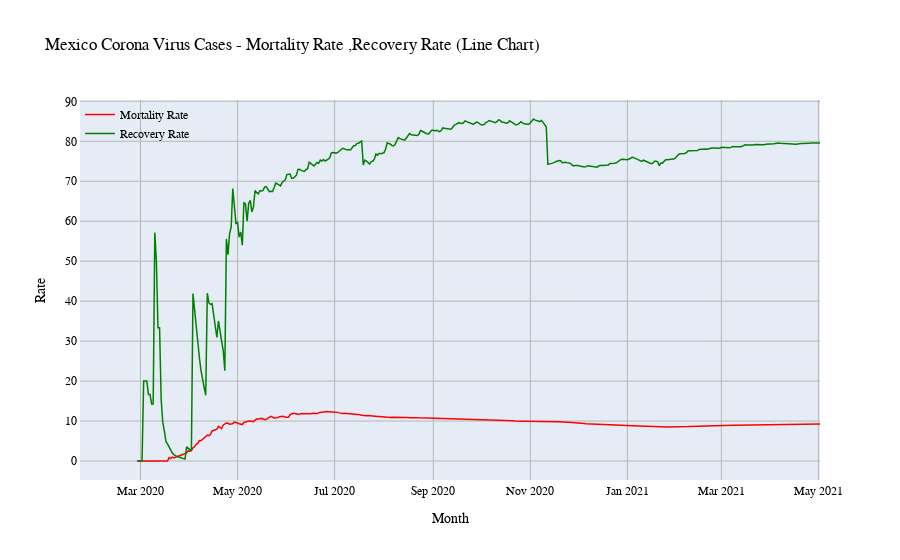

The notebook cell saved with this chart:
### Code cell
# function for mortlity and recovery rate for countries
def plot_country_mor_rec_rate(country_datewise_mor_rec, country_name):
    trace1 = go.Scatter(x = country_datewise_mor_rec.index,
              y = country_datewise_mor_rec['Mortality Rate'],
              name = 'Mortality Rate',
              mode='lines',
              line=dict(color='red', width=1.5))

    trace2 = go.Scatter(x = country_datewise_mor_rec.index,
              y = country_datewise_mor_rec['Recovery Rate'],
              name = 'Recovery Rate',
              mode='lines',
              line=dict(color='green', width=1.5))

    layout = go.Layout(title = "{} Corona Virus Cases - Mortality Rate ,Recovery Rate (Line Chart)".format(country_name),
                  xaxis = dict(title='Month',zeroline= False,
                         gridcolor='rgb(183,183,183)',showline=True),
                  yaxis = dict(title='Rate',zeroline= False,
                            gridcolor='rgb(183,183,183)',showline=True),
                  font = dict(family='Courier New, monospace', size=12, color='rgb(0,0,0)'),
                  legend=dict(x=0, y=1.0, bgcolor='rgba(255, 255, 255, 0)', bordercolor='rgba(255, 255, 255, 0)'),
    )

    data = [trace1, trace2]
    fig = go.Figure(data = data, layout = layout)
    iplot(fig)


# covid_rates_mex = all_rate(country_data_datewise(country_data('Mexico')))

plot_country_mor_rec_rate(covid_rates_mex,'Mexico')

### Figure 1 — Plotly figure (JSON) as saved in the notebook; plotly's stock layout.template omitted (floating-point values rounded to 4 significant figures; data arrays with more than 128 entries replaced by an {"elided": "..."} marker saying what was removed)
{"data": [{"line": {"color": "red", "width": 1.5}, "mode": "lines", "name": "Mortality Rate", "type": "scatter", "x": {"elided": "431 str values"}, "y": {"elided": "431 float values"}}, {"line": {"color": "green", "width": 1.5}, "mode": "lines", "name": "Recovery Rate", "type": "scatter", "x": {"elided": "431 str values"}, "y": {"elided": "431 float values"}}], "layout": {"font": {"color": "rgb(0,0,0)", "family": "Courier New, monospace", "size": 12}, "legend": {"bgcolor": "rgba(255, 255, 255, 0)", "bordercolor": "rgba(255, 255, 255, 0)", "x": 0, "y": 1}, "title": {"text": "Mexico Corona Virus Cases - Mortality Rate ,Recovery Rate (Line Chart)"}, "xaxis": {"gridcolor": "rgb(183,183,183)", "showline": true, "title": {"text": "Month"}, "zeroline": false}, "yaxis": {"gridcolor": "rgb(183,183,183)", "showline": true, "title": {"text": "Rate"}, "zeroline": false}}}
